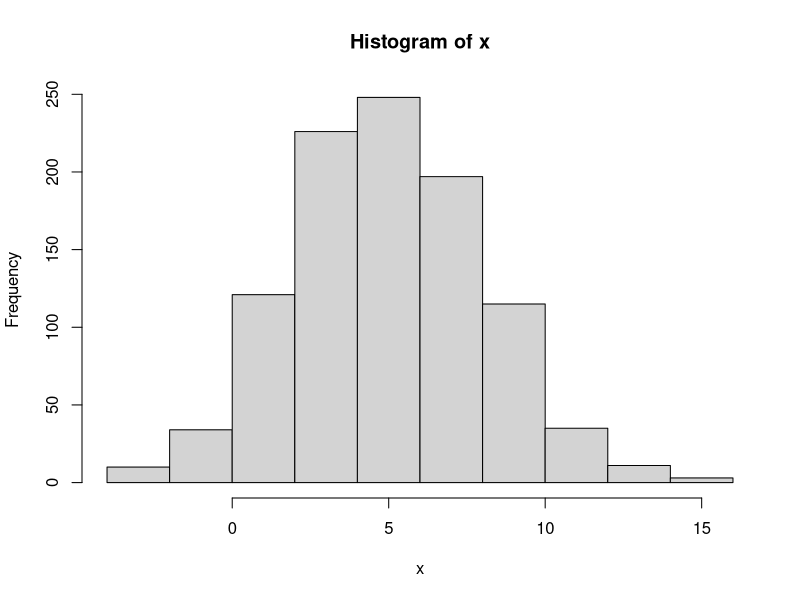

This chart was generated by the following R code:
## ---- chunk 1
options(width = 999)
knitr::opts_chunk$set(
  warning = FALSE, message = FALSE,
  cache = FALSE, tidy = FALSE, size = "small")
## ---- chunk 2
# Get library locations containing R packages 
.libPaths()
# Get the info on all the packages installed 
installed.packages()[1:5, 1:3]
# Get all packages currently loaded in the R environment 
search() 
## ---- chunk 3
23 + sin(pi/2) 
abs(-10) + (17-3)^4
4 * exp(10) + sqrt(2) 
## ---- chunk 4
# Assignment using equal operator. 
var.1 = 34759

# Assignment using leftward operator. 
var.2 <-"learn R"

#Assignment using rightward operator. 
TRUE -> var.3 
## ---- chunk 5
print(var.1) 
cat("var.2 is ", var.2)
cat("var.3 is ", var.3 ,"\n") 
## ---- chunk 6
a <- 0
first.variable <- 1
SecondVariable <- 2
variable_2 <- 1 + first.variable
very_long_name.3 <- 4
## ---- chunk 7
a <- "Hello" 
cat("The class of var_x is", class(a),"\n")

a <- 34.5 
cat("  Now the class of var_x is ", class(a),"\n")

a <- 27L 
cat("   Next the class of var_x becomes ", class(a),"\n") 
## ---- chunk 8
print(ls()) 
## ---- chunk 9
# Create a vector with "combine"
x1 <- c(1, 3, 7:12) 
x2 <- c('apple', 'banana', 'watermelon')
# Look at content of a variable:
x1
print(x2)
## ---- chunk 10
# Including in () also prints content
(x3 <- 1:5)
## ---- chunk 11
# If mixed, on-character values are coerced 
# to character type 
(s <- c('apple', 123.56, 5, TRUE)) 
## ---- chunk 12
# Generate numerical sequence, e.g. sequence
# from 5 to 7 with 0.4 increment. 
(v <- seq(5, 7, by = 0.4))
## ---- chunk 13
days <- c("Sun","Mon","Tue","Wed","Thurs","Fri","Sat") 
(today <- days[5])

# Accessing vector elements using position. 
(weekend.days <- days[c(1, 7)])

# Accessing vector elements using negative indexing. 
(week.days <- days[c(-1,-7)])

# Accessing vector elements using logical indexing. 
(birthday <- days[c(F, F, F, F, T, F, F)])
## ---- chunk 14
# Comparisons (==,!=,>,>=,<,<=)
1 == 2

# Check whether number is even
# (%% is the modulus)
(5 %% 2) == 0

# Logical indexing
x <- seq(1,10)
x[(x%%2) == 0]
## ---- chunk 15
# Element-wise comparison
c(1,2,3) > c(3,2,1)

# Check whether numbers are even,
# one by one
(seq(1,4) %% 2) == 0

# Logical indexing
x <- seq(1,10)
x[x>=5]
## ---- chunk 16
# Create two vectors. 
v1 <- c(1,4,7,3,8,15) 
v2 <- c(12,9,4,11,0,8)

# Vector addition. 
(vec.sum <- v1+v2)

# Vector subtraction. 
(vec.difference <- v1-v2)

# Vector multiplication. 
(vec.product <- v1*v2)
## ---- chunk 17
# Vector division. 
(vec.ratio <- v1/v2)

# Vector concatenation
vec.concat <- c(v1, v2)
# Size of vector
length(vec.concat)
## ---- chunk 18
# Element-wise multiplication
v1 <- c(1,2,3,4,5,6,7,8,9,10)
v1 * 2
## ---- chunk 19
# Element-wise multiplication
v1 * c(1,2)
v1 + c(3, 7, 10)
## ---- chunk 20
# Elements are arranged sequentially by column. 
(N <- matrix(seq(1,20), nrow = 4, byrow = FALSE))
## ---- chunk 21
# Elements are arranged sequentially by row. 
(M <- matrix(seq(1,20), nrow = 5, byrow = TRUE))
## ---- chunk 22
# Define the column and row names. 
rownames <- c("row1", "row2", "row3") 
colnames <- c("col1", "col2", "col3", "col4", "col5") 
(P <- matrix(c(5:19), nrow = 3, byrow = TRUE, 
             dimnames = list(rownames, colnames))) 
P[2, 5] # the element in 2nd column and 5th row. 

P[2, ] # the 2nd row. 

P[, 3] # the 3rd column. 

## ---- chunk 23
P[c(3,2), ] # the 3rd and 2nd row. 

P[, c(3, 1)] # the 3rd and 1st column. 

P[1:2, 3:5] # Subset 1:2 row 3:5 column 
## ---- chunk 24
# Create two 2x3 matrices. 
(A <- matrix(c(3, 9, -1, 4, 2, 6), nrow = 2)) 
(B <- matrix(c(5, 2, 0, 9, 3, 4), nrow = 2))
A + B  # Element-wise sum; (A - B) difference
## ---- chunk 25
A * B  # Element-wise multiplication

A / B  # Element-wise division

t(A)   # Matrix transpose
## ---- chunk 26
# A is (2 x 3) and t(B) is (3 x 2)
A %*% t(B)     # (2 x 2)-matrix
## ---- chunk 27
# t(A) is (3 x 2) and B is (2 x 3)
t(A) %*% B    # (3 x 3)-matrix
## ---- chunk 28
row.names <- c("ROW1","ROW2","ROW3", "ROW4") 
column.names <- c("COL1","COL2","COL3") 
matrix.names <- c("Matrix1","Matrix2")

(arr <- array(
  seq(1, 24), dim = c(4,3,2), 
  dimnames = list(row.names, column.names,
matrix.names))) 
## ---- chunk 29
# Unnamed list
v <- c("Jan","Feb","Mar")
M <- matrix(c(1,2,3,4),nrow=2)
lst <- list("green", 12.3)
(u.list <- list(v, M, lst))
# Access 2nd element
u.list[[2]]
## ---- chunk 30
# Named list 
(n.list <- list(
  first = "Jane", last = "Doe", 
  gender = "Female", yearOfBirth = 1990)) 
# Access 3rd element
n.list[[3]]
# Access "yearOfBirth" element
n.list$yearOfBirth
## ---- chunk 31
# Create the data frame. 
employees <- data.frame(
  row.names = c("E1", "E2", "E3","E4", "E5"),
  name = c("Rick","Dan","Michelle","Ryan","Gary"), 
  salary = c(623.3,515.2,611.0,729.0,843.25), 
  start_date = as.Date(c("2012-01-01", "2013-09-23", "2014-11-15", "2014-05-11", "2015-03-27")),
  stringsAsFactors = FALSE ) 
# Print the data frame. 
employees
## ---- chunk 32
# Get the structure of the data frame. 
str(employees) 

# Print first few rows of the data frame. 
head(employees, 2) 
## ---- chunk 33
# Print statistical summary of the data frame.
summary(employees)
## ---- chunk 34
employees$name
employees[, c("name", "salary")]
## ---- chunk 35
employees[1, ]
employees[c(2, 3), ]
## ---- chunk 36
# Add the "dept" coulmn. 
employees$dept <- 
  c("IT","Operations","IT","HR","Finance") 
employees
## ---- chunk 37
# Create the second data frame 
new.employees <- data.frame(
  row.names = paste0("E", 6:8), 
  name = c("Rasmi","Pranab","Tusar"), 
  salary = c(578.0,722.5,632.8), 
  start_date = as.Date(c("2013-05-21","2013-07-30","2014-06-17")), 
  dept = c("IT","Operations","Fianance"), 
  stringsAsFactors = FALSE )

# Concatenate two data frames. 
(all.employees <- rbind(employees, new.employees)) 
## ---- chunk 38
days <- c("Mon", "Tue", "Wed", "Thu", "Fri", "Sat", "Sun")
is.factor(month.name) 
## ---- chunk 39
class(days) # Indeed these are strings of characters
## ---- chunk 40
( days <- factor(days) ) # Convert to factors
is.factor(days)
## ---- chunk 41
days.sample <- sample(days, 5)
days.sample
## ---- chunk 42
# Create factor with given levels
(days.sample <- factor(days.sample, levels = days)) 
## ---- chunk 43
# Create factor with ordered levels
(days.sample <- factor(days.sample, levels = days, ordered = TRUE)) 
## ---- chunk 44
day_names <- c("Monday", "Tuesday", "Wednesday", "Thursday", "Friday", "Saturday", "Sunday")
(days <- factor(days, levels = days, labels = day_names))
## ---- chunk 45
# Define a sequence of dates
x <- seq(from=as.Date("2018-01-01"),to=as.Date("2018-05-31"), by=1)
table(months(x)) 
## ---- chunk 46
Sys.Date()     # What day  is it? 
Sys.time()     # What time is it? 
## ---- chunk 47
# Number of days until the New Year. 
as.Date('2019-01-01') - Sys.Date() 
## ---- chunk 48
set.seed(123456)

sample(x = 20:100, size = 10) # Random integers

runif(5, min = 0, max = 1)    # Uniform distribution

rnorm(5, mean = 0, sd = 1)    # Normal distribution
## ---- chunk 49
v <- seq(1, 10)
sample(v, 5)                             # Sampling without replacement
month.name
sample(month.name, 10, replace = TRUE)   # Sampling with replacement
## ---- chunk 50
x <- sample(v, 1000, replace=TRUE)          # Random sample
table(x)
## ---- chunk 51
x <- rnorm(1000, mean = 5, sd = 3)
hist(x)
## ---- chunk 52
matrix(1:30, nrow = 5, byrow = FALSE)
## ---- chunk 53
data.frame(
  student = c("Alice", "Sarah", "Harry", "Ron", "Kate"),
  score = sample(80:100, 5),
  letter = sample(c("A","B"), 5, replace = TRUE),
  late = sample(c(T, F), 5, replace = TRUE)
)
